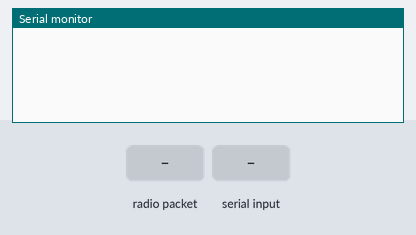
Recording of a sketch running on a simulated ESP32. On the bench: the last lines printed to the serial monitor. The inputs (shaded band) are chosen by the test bench. No radio packets arrive unless stated.

Above: at 1.2 s.
1.3 s: radio packet "0" arrives
At 2.3 s:
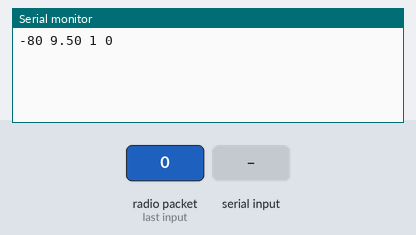
2.8 s: "r90\n" received over Serial
At 3.9 s:
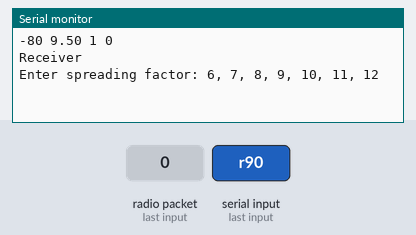
4.3 s: radio packet "r" arrives
At 5.5 s:
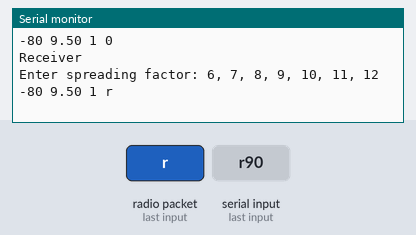
5.8 s: "90,45,200\n" received over Serial
At 6.2 s:
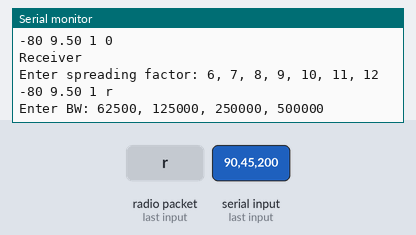
7.3 s: "30,150,10\n" received over Serial
At 8.5 s:
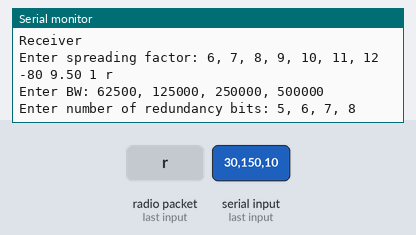
8.8 s: "90,45\n" received over Serial
At 9.6 s:
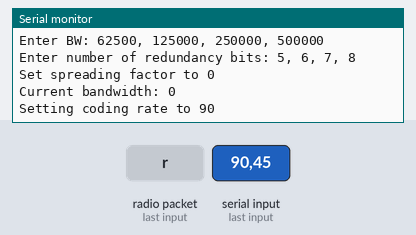

The sketch:

Automated_Receiver.ino
```cpp
//ALL CREDIT TO KEVIN KNOTTBERG

#include <LoRa.h>
#include <stdint.h>

#define CS_PIN 18
#define RST_PIN 23
#define IRQ_PIN 26

// Macros for static device configuration
/*=== Possible Bandwidths ===
    - 7.8E3 | 7.8 kHz
    - 10.4E3 | 10.4 kHz
    - 15.6E3 | 15.6 kHz
    - 20.8E3 | 20.8 kHz
    - 31.25E3 | 31.25 kHz
    - 41.7E3 | 41.7 kHz
    - 62.5E3 | 62.5 kHz
    - 125E3 | 125 kHz
    - 250E3 | 250 kHz
    - 500E3 | 500 kHz
*/
#define BANDWIDTH 250E3

/*=== Automatic Gain Control LNA Gain Setting ===
    - 1 | 0 dB (Relative LNA Gain) | Maximum gain
    - 2 | -6 dB
    - 3 | -12 dB
    - 4 | -24 dB
    - 5 | -26 dB
    - 6 | -48 dB | Minimum gain - AGC has full range of control to set LNA
*/
#define GAIN_LEVEL 1

/*=== Frequency ===
    - 902 - 928 MHz
*/
#define FREQ 915E6

/*=== Over Current Protection ===*/
#define OCP_MA 240

void setup() {
  Serial.begin(115200);
  while(!Serial);

  LoRa.setPins(CS_PIN, RST_PIN, IRQ_PIN);
  if(!LoRa.begin(FREQ))
  {
    Serial.println("LoRa init failed. Check your connections");
    while(true);
  }

  LoRa.disableCrc();
  LoRa.setOCP(OCP_MA);
  LoRa.setGain(GAIN_LEVEL);
  LoRa.setSignalBandwidth(BANDWIDTH);
  LoRa.setSpreadingFactor(7);
  LoRa.setCodingRate4(5);
  LoRa.onReceive(onReceive);
  LoRa.receive();
}

void loop()
{
  while(Serial.available() == 0);
    char input = (char) Serial.read(); // Clear
    if(input == 'r')
    {
      Serial.println("Receiver");
      clear_buffer();
      configure_radio();
    }
}

void onReceive(int packetSize)
{
  int read_len = LoRa.available();

  if(read_len == 0)
    return;

  Serial.print(LoRa.packetRssi());
  Serial.print(" ");
  Serial.print(LoRa.packetSnr());
  Serial.print(" ");
  Serial.print(read_len);
  Serial.print(" ");

  for(int i = 0; i < read_len; i++)
  {
    Serial.print((char)LoRa.read());
  }

  Serial.println("");
}

void configure_radio()
{
    // Put the radio into standby to update
    LoRa.idle();

    Serial.println("Enter spreading factor: 6, 7, 8, 9, 10, 11, 12");
    clear_buffer();
    while(Serial.available() == 0);
    int spreading_factor = Serial.parseInt();
    LoRa.setSpreadingFactor(spreading_factor);

    Serial.println("Enter BW: 62500, 125000, 250000, 500000");
    clear_buffer();
    while(Serial.available() == 0);
    int bandwidth = Serial.parseInt();
    LoRa.setSignalBandwidth(bandwidth);

    Serial.println("Enter number of redundancy bits: 5, 6, 7, 8");
    clear_buffer();
    while(Serial.available() == 0);
    int coding_rate = Serial.parseInt();
    LoRa.setCodingRate4(coding_rate);

    Serial.print("Set spreading factor to ");
    Serial.println(LoRa.getSpreadingFactor(), DEC);
    Serial.print("Current bandwidth: ");
    Serial.println(LoRa.getSignalBandwidth(), DEC);
    Serial.print("Setting coding rate to ");
    Serial.println(coding_rate);

    LoRa.receive();

}

void clear_buffer()
{
    while(Serial.available() > 0)
        Serial.read();
}
```

Measured:
- after the input at 1.3 s, the serial monitor: prints a new line at once (image 1)
- after the input at 2.8 s, the serial monitor: prints a new line at once (image 2)
- after the input at 4.3 s, the serial monitor: prints a new line at once (image 3)
- after the input at 5.8 s, the serial monitor: prints a new line at once (image 4)
- after the input at 7.3 s, the serial monitor: prints a new line at once (image 5)
- after the input at 8.8 s, the serial monitor: prints a new line at once (image 6)
